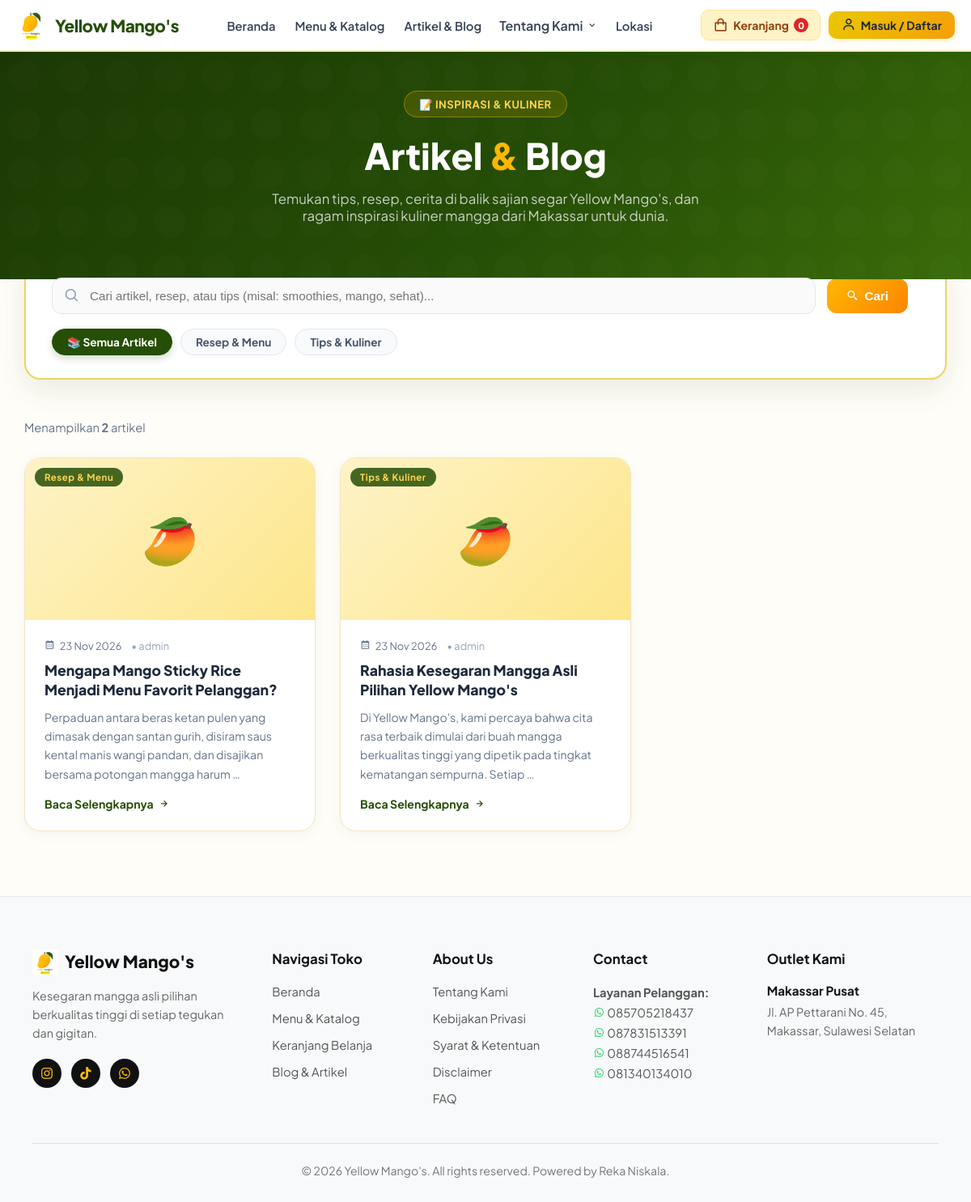
Page /artikel/ on the committed database.
### store/models.py (models this page shows, shortened)
class Article(models.Model):
    title = models.CharField(max_length=200, verbose_name="Judul Artikel")
    slug = models.SlugField(max_length=220, unique=True, blank=True)
    category = models.CharField(max_length=100, default="Tips & Kuliner", verbose_name="Kategori")
    tags = models.CharField(max_length=200, blank=True, help_text="Pisahkan dengan koma, contoh: mangga, sehat, promo")
    thumbnail = models.ImageField(upload_to='articles/', blank=True, null=True, verbose_name="Gambar Sampul")
    content = models.TextField(verbose_name="Isi Artikel")
    author = models.ForeignKey(User, on_delete=models.SET_NULL, null=True, blank=True)
    is_published = models.BooleanField(default=True, verbose_name="Publikasikan")
    created_at = models.DateTimeField(auto_now_add=True)
    updated_at = models.DateTimeField(auto_now=True)
    class Meta:
        verbose_name = "Artikel / Blog"
        verbose_name_plural = "Daftar Artikel & Blog"
        ordering = ['-created_at']

class SiteSetting(models.Model):
    site_name = models.CharField(max_length=100, default="Yellow Mango's", verbose_name="Nama Situs")
    tagline = models.CharField(
        max_length=255,
        default="Kesegaran mangga asli pilihan berkualitas tinggi di setiap tegukan dan gigitan untuk harimu.",
        verbose_name="Tagline Brand"
    )
    seo_description = models.TextField(blank=True, verbose_name="Deskripsi SEO")
    logo = models.ImageField(upload_to='settings/', blank=True, null=True, verbose_name="Logo Website")
    favicon = models.ImageField(upload_to='settings/', blank=True, null=True, verbose_name="Favicon")
    phone_primary = models.CharField(max_length=30, default="0821-YELLOW-M", verbose_name="Nomor Layanan 1")
    phone_secondary = models.CharField(max_length=30, default="(0411) 123-4567", verbose_name="Nomor Layanan 2")
    outlet_name = models.CharField(max_length=100, default="Makassar Pusat", verbose_name="Nama Outlet Utama")
    outlet_address = models.TextField(
        default="Jl. Andi Pangeran Pettarani No. 45\nMakassar, Sulawesi Selatan",
        verbose_name="Alamat Outlet Utama"
    )
    instagram_url = models.URLField(blank=True, default="#", verbose_name="Link Instagram")
    tiktok_url = models.URLField(blank=True, default="#", verbose_name="Link TikTok")
    whatsapp_url = models.URLField(blank=True, default="#", verbose_name="Link WhatsApp")
    class Meta:
        verbose_name = "Pengaturan Website"
        verbose_name_plural = "Pengaturan Website"

### store/views.py (the view)
# urls.py: path('artikel/', views.articles_list_view, name='articles_list'),
def articles_list_view(request):
    q = request.GET.get('q', '').strip()
    category = request.GET.get('category', '').strip()
    articles = Article.objects.filter(is_published=True).order_by('-created_at')
    if q:
        articles = articles.filter(
            Q(title__icontains=q) | Q(content__icontains=q) | Q(tags__icontains=q)
        )
    if category and category != 'ALL':
        articles = articles.filter(category=category)
    category_list = Article.objects.filter(is_published=True).values_list('category', flat=True).distinct()
    context = {
        'articles': articles,
        'category_list': category_list,
        'selected_category': category,
        'search_query': q,
        'total_articles': articles.count(),
    }
    return render(request, 'store/articles_list.html', context)

### store/context_processors.py (called while the page is built)
def cart_and_settings(request):
    cart = request.session.get('cart', {})
    cart_count = 0
    cart_total = 0
    if isinstance(cart, dict):
        for item in cart.values():
            if isinstance(item, dict):
                qty = int(item.get('quantity', 1))
                cart_count += qty
                cart_total += int(float(item.get('subtotal', item.get('price', 0) * qty)))
    try:
        site_setting = SiteSetting.objects.first()
    except Exception:
        site_setting = None
    return {
        'cart': cart,
        'cart_count': cart_count,
        'cart_total': cart_total,
        'site_setting': site_setting,
    }

### templates/store/articles_list.html (shortened to what this page needs)
{% extends 'store/base.html' %}
{% load static %}
{% block content %}
{% include 'store/navbar.html' %}
<div class="article-hero">
    <div class="article-hero-inner">
        <div class="article-hero-badge">📝 Inspirasi & Kuliner</div>
        <h1 class="article-hero-title">Artikel <span>&</span> Blog</h1>
        <p class="article-hero-desc">
            Temukan tips, resep, cerita di balik sajian segar Yellow Mango's, dan
            ragam inspirasi kuliner mangga dari Makassar untuk dunia.
        </p>
    </div>
</div>
<div class="articles-filter-wrap">
    <div class="filter-search-card">
        <form method="GET" action="{% url 'articles_list' %}">
            <div class="filter-row-top">
                <div class="search-wrap">
                    <i class='bx bx-search'></i>
                    <input type="text" name="q" value="{{ search_query }}" class="search-input"
                        placeholder="Cari artikel, resep, atau tips (misal: smoothies, mango, sehat)...">
                </div>
                <button type="submit" class="btn-search">
                    <i class='bx bx-search-alt-2'></i> Cari
                </button>
            </div>
            <div class="cat-tabs-row">
                <a href="{% url 'articles_list' %}" class="cat-tab {% if not selected_category %}active{% endif %}">
                    📚 Semua Artikel
                </a>
                {% for cat in category_list %}
                <a href="{% url 'articles_list' %}?category={{ cat|urlencode }}{% if search_query %}&q={{ search_query }}{% endif %}"
                   class="cat-tab {% if selected_category == cat %}active{% endif %}">
                    {{ cat }}
                </a>
                {% endfor %}
            </div>
        </form>
    </div>
</div>
<div class="articles-container">
    <div class="articles-meta-bar">
        <div>
            Menampilkan <strong>{{ total_articles }}</strong> artikel
        </div>
    </div>
    <div class="articles-grid">
        {% if articles %}
            {% for article in articles %}
            <a href="{% url 'article_detail' article.slug %}" class="article-card">
                <div class="article-thumb">
                    {% if article.thumbnail %}
                        <img src="{{ article.thumbnail.url }}" alt="{{ article.title }}">
                    {% else %}
                        <span class="article-thumb-placeholder">🥭</span>
                    {% endif %}
                    <span class="article-cat-badge">{{ article.category }}</span>
                </div>
                <div class="article-body">
                    <div class="article-date-row">
                        <i class='bx bx-calendar'></i>
                        {{ article.created_at|date:"d M Y" }}
                        {% if article.author %}
                        <span style="margin-left:6px; color:#94A3B8;">• {{ article.author.get_full_name|default:article.author.username }}</span>
                        {% endif %}
                    </div>
                    <h3 class="article-title">{{ article.title }}</h3>
                    <p class="article-excerpt">{{ article.content|striptags|truncatewords:22 }}</p>
                    <span class="article-read-link">
                        Baca Selengkapnya <i class='bx bx-right-arrow-alt'></i>
                    </span>
                </div>
            </a>
            {% endfor %}
        {% endif %}
    </div>
</div>
{% endblock %}

### templates/store/footer.html (shortened to what this page needs)
{% load static %}
<footer class="ym-footer-section">
    <div class="ym-footer-container">
        <div class="ym-footer-col">
            <a href="{% url 'index' %}" class="ym-footer-brand">
                <img src="{% static 'images/logo.png' %}" alt="Logo Yellow Mango's" style="height: 32px; width: 32px; object-fit: contain;">
                <span>{{ site_setting.site_name|default:"Yellow Mango's" }}</span>
            </a>
            <p class="ym-footer-tagline">
                {{ site_setting.tagline|default:"Kesegaran mangga asli pilihan berkualitas tinggi di setiap tegukan dan gigitan untuk harimu." }}
            </p>
            <div class="ym-footer-socials">
                <a href="#" aria-label="Instagram"><i class='bx bxl-instagram'></i></a>
                <a href="#" aria-label="TikTok"><i class='bx bxl-tiktok'></i></a>
                <a href="https://wa.me/6285705218437" target="_blank" aria-label="WhatsApp"><i class='bx bxl-whatsapp'></i></a>
            </div>
        </div>
        <div class="ym-footer-col">
            <h3>Navigasi Toko</h3>
            <ul>
                <li><a href="{% url 'index' %}">Beranda</a></li>
                <li><a href="{% url 'menu' %}">Menu & Katalog</a></li>
                <li><a href="{% url 'cart' %}">Keranjang Belanja</a></li>
                <li><a href="{% url 'articles_list' %}">Blog & Artikel</a></li>
            </ul>
        </div>
        <div class="ym-footer-col">
            <h3>About Us</h3>
            <ul>
                <li><a href="{% url 'about' %}">Tentang Kami</a></li>
                <li><a href="{% url 'privacy' %}">Kebijakan Privasi</a></li>
                <li><a href="{% url 'terms' %}">Syarat & Ketentuan</a></li>
                <li><a href="{% url 'disclaimer' %}">Disclaimer</a></li>
                <li><a href="{% url 'faq' %}">FAQ</a></li>
            </ul>
        </div>
        <div class="ym-footer-col">
            <h3>Contact</h3>
            <p class="ym-footer-contact-info">
                <strong>Layanan Pelanggan:</strong><br>
                <a href="https://wa.me/6285705218437" target="_blank" style="color:inherit; text-decoration:none;"><i class='bx bxl-whatsapp' style="color:#25D366;"></i> 085705218437</a><br>
                <a href="https://wa.me/6287831513391" target="_blank" style="color:inherit; text-decoration:none;"><i class='bx bxl-whatsapp' style="color:#25D366;"></i> 087831513391</a><br>
                <a href="https://wa.me/6288744516541" target="_blank" style="color:inherit; text-decoration:none;"><i class='bx bxl-whatsapp' style="color:#25D366;"></i> 088744516541</a><br>
                <a href="https://wa.me/6281340134010" target="_blank" style="color:inherit; text-decoration:none;"><i class='bx bxl-whatsapp' style="color:#25D366;"></i> 081340134010</a>
            </p>
        </div>
        <div class="ym-footer-col ym-footer-locations" id="lokasi-footer">
            <h3>Outlet Kami</h3>
            <h4>{{ site_setting.outlet_name|default:"Makassar Pusat" }}</h4>
            <p>{{ site_setting.outlet_address|default:"Jl. Andi Pangeran Pettarani No. 45\nMakassar, Sulawesi Selatan"|linebreaksbr }}</p>
        </div>
    </div>
    <div class="ym-footer-bottom">
        <p>&copy; 2026 {{ site_setting.site_name|default:"Yellow Mango's" }}. All rights reserved. Powered by Reka Niskala.</p>
    </div>
</footer>

### templates/store/base.html (style rules this page uses)
* { box-sizing: border-box; margin: 0; padding: 0; }
body { font-family: 'Plus Jakarta Sans', 'Helvetica Neue', Helvetica, Arial, sans-serif; display: flex; flex-direction: column; min-height: 100vh; background-color: #FFFDF7; color: #1E293B; }

### templates/store/navbar.html (style rules this page uses)
:root { --ym-primary: #FFB703; --ym-primary-hover: #FB8500; --ym-green: #254E06; --ym-green-dark: #1B3804; --ym-bg-light: #FFFDF7; --ym-text-dark: #1E293B; --ym-border: #EAD465; }

### templates/store/footer.html (style rules this page uses)
.ym-footer-section { background-color: #f8f9fa; border-top: 1px solid #eaeaea; color: #222222; padding: 65px 20px 30px 20px; width: 100%; box-sizing: border-box; }
.ym-footer-container { max-width: 1120px; margin: 0 auto 45px auto; display: grid; grid-template-columns: 1.6fr 1fr 1fr 1.1fr 1.3fr; gap: 35px; align-items: start; }
.ym-footer-col h3 { font-size: 1.05rem; font-weight: 700; color: #111111; margin-top: 0; margin-bottom: 18px; line-height: 1.4; }
.ym-footer-brand { display: inline-flex; align-items: center; gap: 8px; text-decoration: none; color: #111111; font-size: 1.3rem; font-weight: 800; margin-bottom: 14px; line-height: 1.2; }
.ym-footer-tagline { font-size: 0.9rem; color: #666666; line-height: 1.6; margin-bottom: 20px; }
.ym-footer-socials { display: flex; gap: 12px; }
.ym-footer-socials a { width: 36px; height: 36px; background-color: #111111; color: #FFC107; border-radius: 50%; display: flex; align-items: center; justify-content: center; font-size: 1.15rem; text-decoration: none; transition: transform 0.2s ease, background-color 0.2s ease; }
.ym-footer-col ul { list-style: none; padding: 0; margin: 0; }
.ym-footer-col ul li { margin-bottom: 12px; }
.ym-footer-col ul li:last-child { margin-bottom: 0; }
.ym-footer-col ul li a { text-decoration: none; color: #555555; font-size: 0.92rem; transition: color 0.2s ease; }
.ym-footer-contact-info { font-size: 0.92rem; color: #555555; line-height: 1.7; }
.ym-footer-locations h4 { font-size: 0.95rem; font-weight: 700; color: #111111; margin-bottom: 6px; }
.ym-footer-locations p { font-size: 0.9rem; color: #666666; line-height: 1.6; margin: 0; }
.ym-footer-bottom { max-width: 1120px; margin: 0 auto; border-top: 1px solid #e0e0e0; padding-top: 24px; text-align: center; font-size: 0.88rem; color: #777777; }

### rows in the picture
Article: category "Resep & Menu", created_at "23 Nov 2026", author.get_full_name "admin", title "Mengapa Mango Sticky Rice Menjadi Menu Favorit Pelanggan?", content "Perpaduan antara beras ketan pulen yang dimasak dengan santan gurih, disiram saus kental manis wangi pandan, dan disajikan bersama potongan mangga harum …"
Article: category "Tips & Kuliner", created_at "23 Nov 2026", author.get_full_name "admin", title "Rahasia Kesegaran Mangga Asli Pilihan Yellow Mango's", content "Di Yellow Mango's, kami percaya bahwa cita rasa terbaik dimulai dari buah mangga berkualitas tinggi yang dipetik pada tingkat kematangan sempurna. Setiap …"
SiteSetting: site_name "Yellow Mango's", tagline "Kesegaran mangga asli pilihan berkualitas tinggi di setiap tegukan dan gigitan.", outlet_name "Makassar Pusat", outlet_address "Jl. AP Pettarani No. 45, Makassar, Sulawesi Selatan"

### other values in the picture
{{ cart_count }} "0"
{{ cat }} "Resep & Menu" "Tips & Kuliner"
{{ total_articles }} "2"
